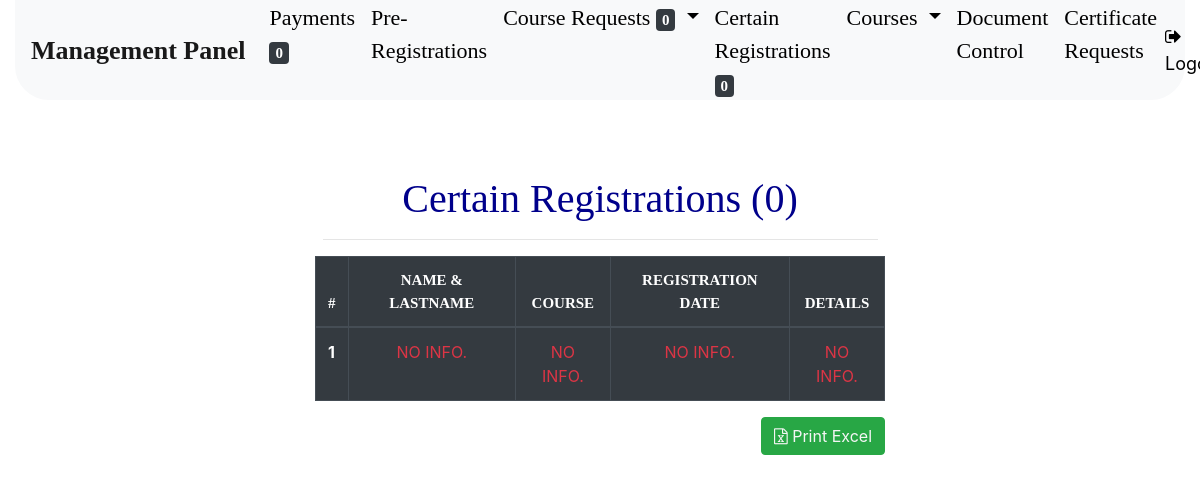
/course/active-courses/ (signed in), run on an earlier commit of the app's database.
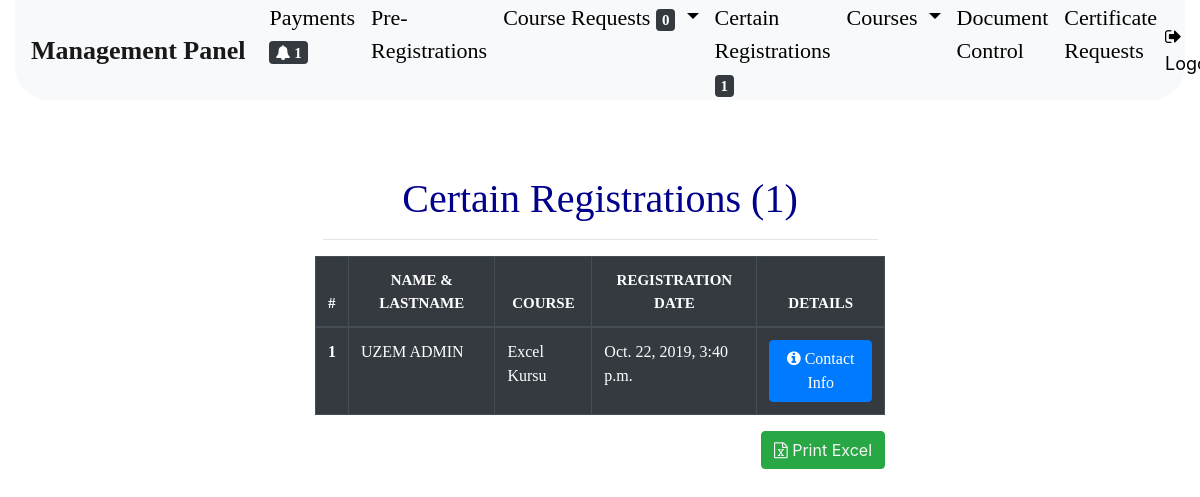
And on a later commit of the database.
### finalreg/models.py (models this page shows, shortened)
class FinalRegistration(models.Model):
    user = models.ForeignKey(User, null=True, blank=False, on_delete=models.CASCADE)
    payment = models.ForeignKey(Payment, null=True, blank=False, on_delete=models.CASCADE)
    course = models.ForeignKey(Course, null=True, blank=False, on_delete=models.CASCADE)
    registering_date = models.DateTimeField(auto_now_add=True, auto_now=False)
    class Meta:
        verbose_name_plural = "Certain Registrations"

### courses/models.py (models this page shows, shortened)
class Course(models.Model):
    STATUS = (
        (None, 'Choose'),
        ('1', 'Continuing.'),
        ('2', 'Pre-registration is open.'),
        ('3', 'Certain registration is open.'),
        ('4', 'Finished.'),
    )
    CATEGORIES = (
        (None, 'Choose'),
        ('1', 'Senkron'),
        ('2', 'Asenkron')
    )
    name = models.CharField(max_length=250, null=True, blank=False, verbose_name="Course:")
    start_at = models.DateTimeField(null=True, blank=False, verbose_name="Start at:")
    finish_at = models.DateTimeField(null=True, blank=False, verbose_name="Finish at:")
    content = models.TextField(max_length=6000, null=True, blank=True, verbose_name="Content:")
    status = models.CharField(max_length=45, null=True, blank=False, verbose_name="Status:", choices=STATUS)
    course_code = models.CharField(max_length=5, null=True, blank=True)
    price = models.IntegerField(null=True, blank=False, verbose_name="Price:")
    prereg = models.ManyToManyField(PreRegistration, blank=True, verbose_name="Pre-registration:")
    registering_extension = models.CharField(max_length=25, null=True, blank=True, editable=True)
    is_registerable = models.BooleanField(default=False, verbose_name="Open certain registrations.")
    category = models.CharField(max_length=45, null=True, blank=False, verbose_name="Course category:", choices=CATEGORIES)
    class Meta:
        verbose_name_plural = "Courses"

### courses/views.py (the view)
# urls.py: path('active-courses/', active_courses, name="active-courses"),
def active_courses(request):
    if request.user.is_staff:
        finalregs = FinalRegistration.objects.all()
    else:
        return HttpResponseRedirect(reverse('user-panel'))
    return render(request, 'course/active-courses.html', context={'finalregs':finalregs})

### Payments/templatetags/payment_notifications.py (called while the page is built)
@register.filter
def get_notifications(i):
    notifications = Payment.objects.all().count()
    return notifications

### course_requests/templatetags/request_notifications.py (called while the page is built)
@register.filter
def request_notifications(i):
    taken_ones = CourseTaken.objects.all().count()
    given_ones = CourseGiven.objects.all().count()
    notification = taken_ones + given_ones
    return notification

### finalreg/templatetags/finalregs.py (called while the page is built)
@register.filter
def finalregs_notifications(i):
    finalregs = FinalRegistration.objects.all().count()
    return finalregs

### kurskayit/templates/course/active-courses.html (shortened to what the changed rows need)
{% extends 'base.html' %}
{% block BODY %}
    <div class="container-fluid">
        {% include 'admin/admin-navbar.html' %}
        <div class="col-lg-6 offset-3">
            <h1 class="text-center course-prereg-header" style="margin-top: 75px; color: darkblue">Certain Registrations
                ({{ finalregs.count }})</h1>
            <hr>
        </div>
        <div class="row justify-content-center h-100">
            <div class="col-lg-6">
                <div style="height: 450px; overflow-y: scroll; overflow: auto">
                    <div class="table-responsive">
                        <table class="table  table-responsive-md table-responsive-lg table-responsive-sm table-bordered table-dark">
                            <thead>
                            <tr>
                                <th scope="col" style="font-family: 'Trebuchet MS', serif; font-size: 15px;">#</th>
                                <th scope="col" style="font-family: 'Trebuchet MS', serif; font-size: 15px;"
                                    class="text-center">
                                    NAME & LASTNAME
                                </th>
                                <th scope="col" style="font-family: 'Trebuchet MS', serif; font-size: 15px;"
                                    class="text-center">
                                    COURSE
                                </th>
                                <th scope="col" style="font-family: 'Trebuchet MS', serif; font-size: 15px;"
                                    class="text-center">
                                    REGISTRATION DATE
                                </th>
                                <th scope="col" style="font-family: 'Trebuchet MS', serif; font-size: 15px;"
                                    class="text-center">
                                    DETAILS
                                </th>
                            </tr>
                            </thead>
                            <tbody>
                            {% for finalreg in finalregs %}
                                <tr>
                                    <th scope="row" style="font-family: 'Calibri Light'; font-size: 16px">
                                        {{ forloop.counter }}
                                    </th>
                                    <td scope="row" style="font-family: 'Calibri'; font-size: 16px">
                                        {{ finalreg.user.get_full_name }}
                                    </td>
                                    <td scope="row" style="font-family: 'Calibri'; font-size: 16px">
                                        {{ finalreg.course.name }}
                                    </td>
                                    <td scope="row" style="font-family: 'Calibri'; font-size: 16px">
                                        {{ finalreg.registering_date }}
                                    </td>
                                    <td scope="row" style="font-family: 'Calibri'; font-size: 16px">
                                        <div class="text-center">
                                            <button class="showInformation btn btn-primary"
                                                    name="{{ finalreg.user.get_full_name }}"
                                                    phone="{{ finalreg.user.profile.phone }}"
                                                    other_phone="{{ finalreg.user.profile.other_phone }}"
                                                    mail="{{ finalreg.user.email }}"
                                                    url="{% url 'detail' %}">
                                                <i class="fa fa-info-circle"></i> Contact Info
                                            </button>
                                        </div>
                                    </td>
                                </tr>
                            {% empty %}
                                <tr>
                                    <th scope="row">1</th>
                                    <td scope="row" class="text-danger text-center">NO INFO.</td>
                                    <td scope="row" class="text-danger text-center">NO INFO.</td>
                                    <td scope="row" class="text-danger text-center">NO INFO.</td>
                                    <td scope="row" class="text-danger text-center">NO INFO.</td>
                                </tr>
                            {% endfor %}
                            </tbody>
                        </table>
                    </div>
                </div>
            </div>
        </div>
    </div>
{% endblock %}

What changed in the data, as far as the page shows it:
added FinalRegistration: user.get_full_name "UZEM ADMIN", course.name "Excel Kursu", registering_date "Oct. 22, 2019, 3:40 p.m."
Also different on the page:
{{ payment_notifications|get_notifications }}: (not shown) → "1"
{{ finalregs|finalregs_notifications }}: "0" → "1"
{{ finalregs.count }}: "0" → "1"
text no longer shown: "0 1 NO INFO. NO INFO. NO INFO. NO INFO."
